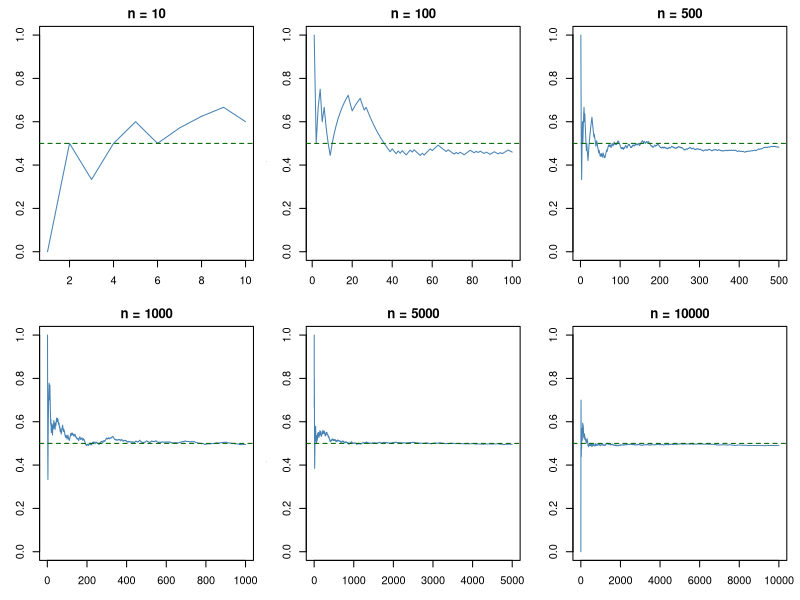
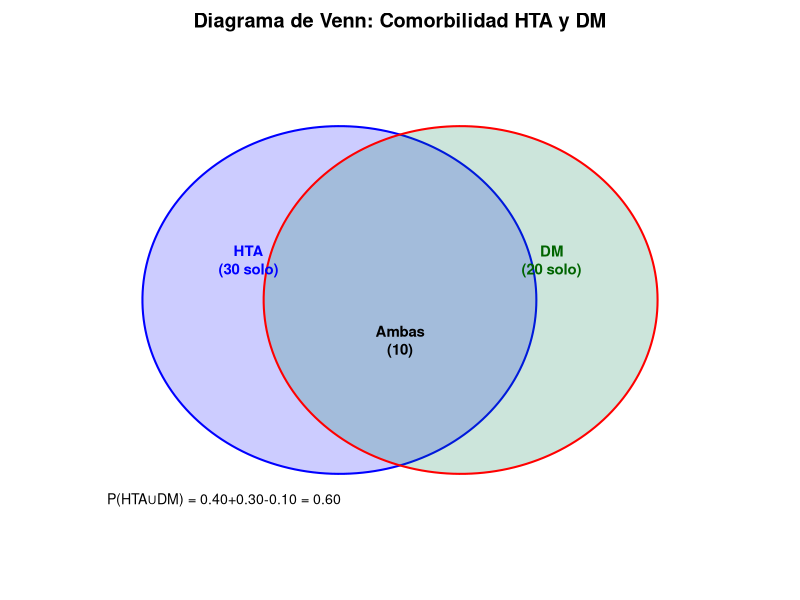
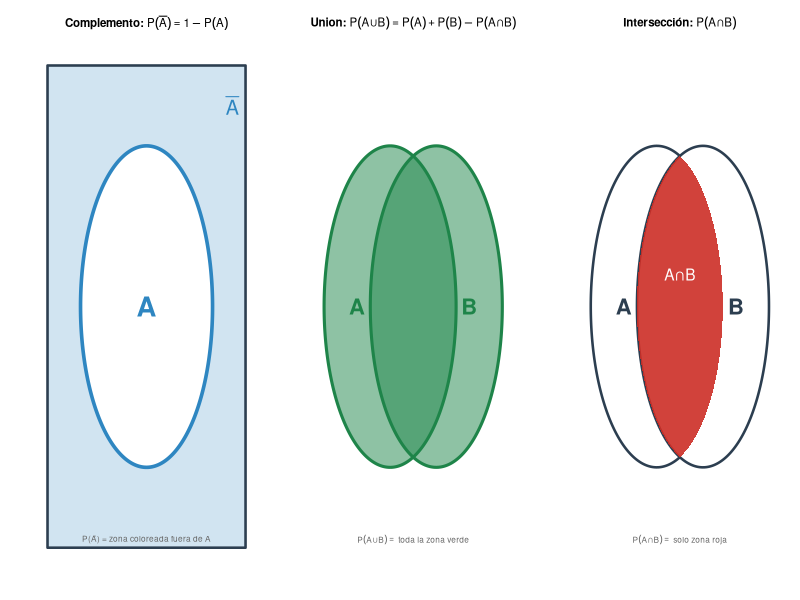
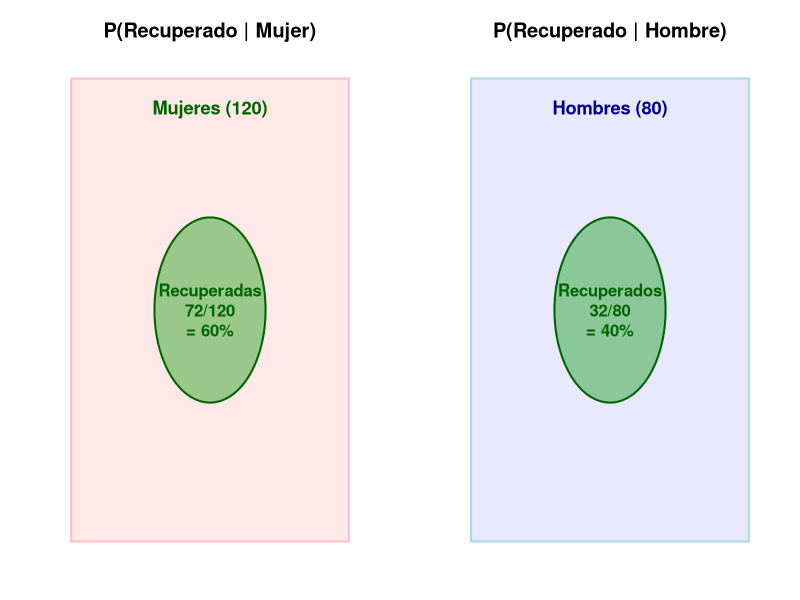
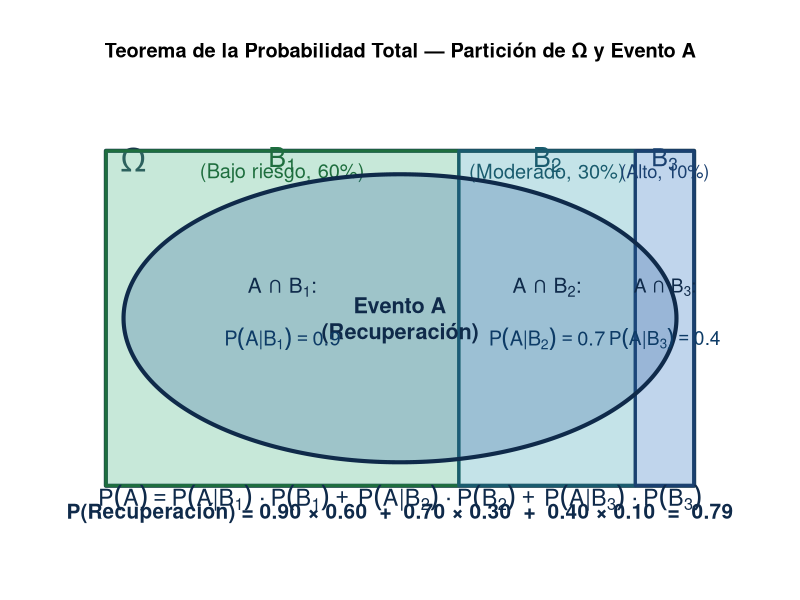
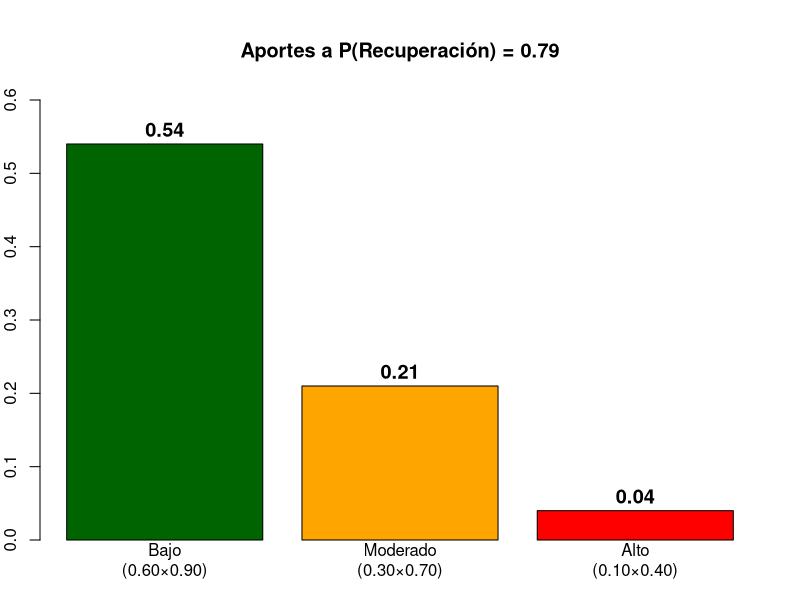
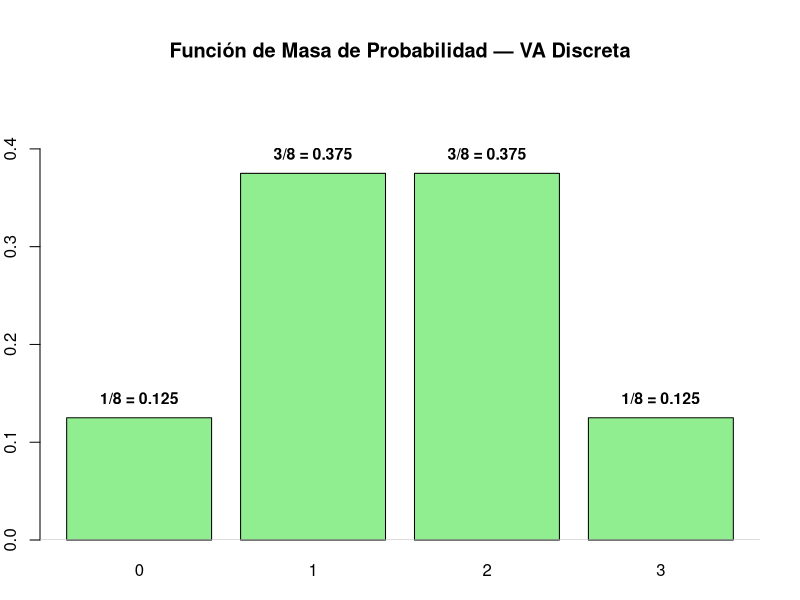
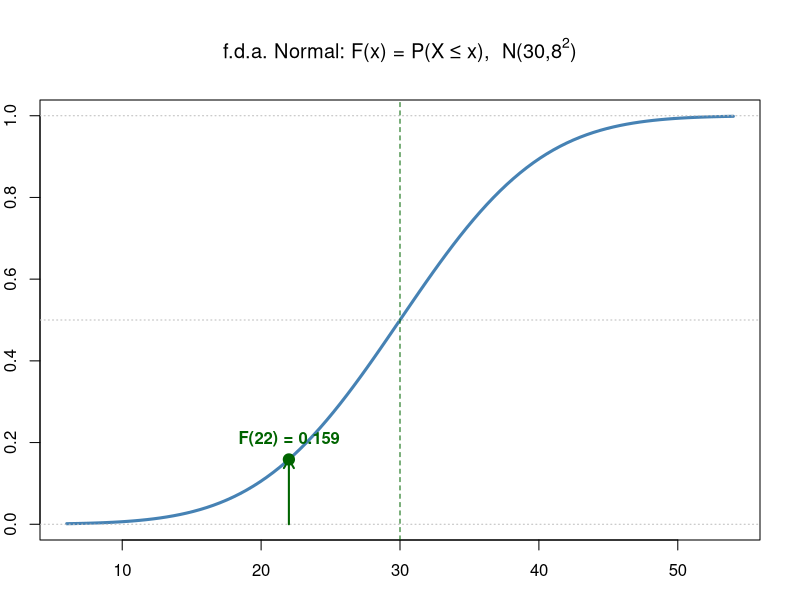

R code for these plots, in order:
## ---- chunk 1
P_3 <- 1/6; P_par <- 3/6; P_mayor_4 <- 2/6
cat("P(3) =", P_3, "\nP(par) =", P_par, "\nP(>4) =", P_mayor_4)
## ---- chunk 2
#| fig-height: 5.2
set.seed(123)
par(mfrow=c(2,3), mar=c(3,3,2,1))
for(n in c(10, 100, 500, 1000, 5000, 10000)){
  asign <- rbinom(n, 1, 0.5)
  plot(cumsum(asign)/(1:n), type="l", col="steelblue", ylim=c(0,1),
       main=paste("n =",n), xlab="Ensayos", ylab="Proporción FM")
  abline(h=0.5, col="darkgreen", lty=2)
}
par(mfrow=c(1,1))
## ---- chunk 3
cat("P(no HTA) =", 1 - 0.30, "→ El 70% no presentan HTA")
## ---- chunk 4
#| fig-height: 5
par(mar=c(2,2,2,2))
plot(NA, xlim=c(-2.2,2.2), ylim=c(-1.8,1.8), axes=F, xlab="", ylab="",
     main="Diagrama de Venn: Comorbilidad HTA y DM")
theta <- seq(0, 2*pi, length=200)
polygon(-0.4+1.3*cos(theta), 1.3*sin(theta), col=rgb(0,0,1,0.2), border="blue", lwd=2)
polygon( 0.4+1.3*cos(theta), 1.3*sin(theta), col=rgb(0,0.5,0.3,0.2), border="red", lwd=2)
text(-1, 0.3, "HTA\n(30 solo)", col="blue", font=2, cex=0.9)
text( 1, 0.3, "DM\n(20 solo)", col="darkgreen", font=2, cex=0.9)
text( 0,-0.3, "Ambas\n(10)", font=2, cex=0.9)
text(-2, -1.5, "P(HTA∪DM) = 0.40+0.30-0.10 = 0.60", pos=4, cex=0.85)
## ---- chunk 5
cat("P(HTA ∪ DM) =", 40/100 + 30/100 - 10/100, "→ 60 pacientes")
## ---- chunk 6
#| fig-height: 5.5
par(mfrow=c(1,3), mar=c(2.5, 3, 3.5, 1))
theta <- seq(0, 2*pi, length=400)

# arcos para la lente de intersección
a <- acos(0.35)
ang_r <- seq(pi-a, pi+a, length=200)
ang_l <- seq(-a, a, length=200)

# símbolos ∪ ∩ y fuente Unicode
U <- intToUtf8(8746)
I <- intToUtf8(8745)
par(family = "")   # fuente del sistema por defecto

# ── Panel 1: COMPLEMENTO ──
plot(NA, xlim=c(-1.5,1.5), ylim=c(-1.5,1.5), axes=F, xlab="", ylab="",
     main=bquote(bold("Complemento:") ~ P(bar(A)) == 1 - P(A)),
     cex.main=1.05)
rect(-1.5, -1.5, 1.5, 1.5, col=rgb(0.18,0.53,0.76,0.22), border="#2c3e50", lwd=2.5)
polygon(cos(theta), sin(theta), col="white", border="#2e86c1", lwd=3.5)
text(0, 0, "A", cex=2.5, font=2, col="#2e86c1")
text(1.3, 1.25, expression(bar(A)), cex=1.8, col="#2e86c1", font=2)
text(0, -1.45, "P(Ā) = zona coloreada fuera de A", cex=0.75, col="grey40")

# ── Panel 2: UNIÓN — todo verde (círculos + intersección)
plot(NA, xlim=c(-1.5,1.5), ylim=c(-1.5,1.5), axes=F, xlab="", ylab="",
     main=bquote(bold("Union:") ~ P(A * .(U) * B) == P(A) + P(B) - P(A * .(I) * B)),
     cex.main=1.05)
polygon(-0.35+cos(theta), sin(theta), col=rgb(0.12,0.52,0.29,0.50), border="#1e8449", lwd=3)
polygon( 0.35+cos(theta), sin(theta), col=rgb(0.12,0.52,0.29,0.50), border="#1e8449", lwd=3)
text(-0.85, 0, "A", cex=2, font=2, col="#1e8449")
text( 0.85, 0, "B", cex=2, font=2, col="#1e8449")
text(0, -1.45, bquote(P(A * .(U) * B) == " toda la zona verde"), cex=0.75, col="grey40")

# ── Panel 3: INTERSECCIÓN ──
plot(NA, xlim=c(-1.5,1.5), ylim=c(-1.5,1.5), axes=F, xlab="", ylab="",
     main=bquote(bold("Intersección:") ~ P(A * .(I) * B)),
     cex.main=1.05)
polygon(-0.35+cos(theta), sin(theta), col="white", border="#2c3e50", lwd=2.5)
polygon( 0.35+cos(theta), sin(theta), col="white", border="#2c3e50", lwd=2.5)
text(-0.85, 0, "A", cex=2, font=2, col="#2c3e50")
text( 0.85, 0, "B", cex=2, font=2, col="#2c3e50")
polygon(c(0.35+cos(ang_r), -0.35+cos(ang_l)),
        c(sin(ang_r), sin(ang_l)),
        col=rgb(0.80,0.18,0.15,0.90), border=NA)
text(0, 0.2, bquote(A * .(I) * B), cex=1.4, font=2, col="white")
text(0, -1.45, bquote(P(A * .(I) * B) == " solo zona roja"), cex=0.75, col="grey40")

par(mfrow=c(1,1))
## ---- chunk 7
#| fig-height: 4.5
par(mfrow=c(1,2), mar=c(2,3,3,2))
# Panel 1: P(Recuperado | Mujer)
plot(NA, xlim=c(-1.5,1.5), ylim=c(-1.5,1.5), axes=F, xlab="", ylab="",
     main="P(Recuperado | Mujer)")
# Espacio muestral: solo mujeres (120)
rect(-1.5,-1.5,1.5,1.5, col=rgb(1,0.7,0.7,0.3), border="pink", lwd=2)
text(0,1.3,"Mujeres (120)",col="darkgreen",font=2,cex=1.1)
# Recuperadas: 72
theta <- seq(0,2*pi,length=200)
polygon(0.6*cos(theta), 0.6*sin(theta), col=rgb(0,0.6,0,0.4), border="darkgreen", lwd=2)
text(0,0,"Recuperadas\n72/120\n= 60%",font=2,cex=1,col="darkgreen")

# Panel 2: P(Recuperado | Hombre)
plot(NA, xlim=c(-1.5,1.5), ylim=c(-1.5,1.5), axes=F, xlab="", ylab="",
     main="P(Recuperado | Hombre)")
rect(-1.5,-1.5,1.5,1.5, col=rgb(0.7,0.7,1,0.3), border="lightblue", lwd=2)
text(0,1.3,"Hombres (80)",col="darkblue",font=2,cex=1.1)
polygon(0.6*cos(theta), 0.6*sin(theta), col=rgb(0,0.6,0,0.4), border="darkgreen", lwd=2)
text(0,0,"Recuperados\n32/80\n= 40%",font=2,cex=1,col="darkgreen")
par(mfrow=c(1,1))
## ---- chunk 8
cat("P(Recuperado | Mujer)  =", 72/120,
    "\nP(Recuperado | Hombre) =", 32/80)
## ---- chunk 9
#| fig-height: 5.5
#| fig-width: 16
#| fig-alt: "Diagrama de la probabilidad total mostrando el espacio muestral Omega particionado en tres regiones B1 B2 B3 (riesgo bajo 60%, moderado 30%, alto 10%) con una elipse central representando el evento A (recuperación). Las intersecciones A∩B1, A∩B2, A∩B3 muestran las probabilidades condicionadas. Debajo aparece la fórmula completa de la probabilidad total con el cálculo numérico P=0.79."
par(mar=c(3, 2, 5, 2), bg="white")
plot(NA, xlim=c(-0.5, 16.5), ylim=c(-0.8, 11), axes=F, xlab="", ylab="",
     main="Teorema de la Probabilidad Total — Partición de Ω y Evento A")

# colores verde-azul
col_O_fill  <- "#f8fafb"
col_O_bord  <- "#1a3a4a"
col_B1_fill <- rgb(0.35, 0.75, 0.55, 0.30)   # verde suave
col_B1_bord <- "#1e6e3e"
col_B2_fill <- rgb(0.30, 0.68, 0.75, 0.30)   # verde-azulado
col_B2_bord <- "#1a5c6e"
col_B3_fill <- rgb(0.25, 0.50, 0.80, 0.30)   # azul medio
col_B3_bord <- "#1a4070"
col_A_fill  <- rgb(0.15, 0.35, 0.60, 0.25)   # azul profundo semitransparente
col_A_bord  <- "#0f2a4a"
col_lbl     <- "#0d3b66"

# Ω — rectángulo exterior
xL <- 0.5; xR <- 15.5; yB <- 0.3; yT <- 10.0
rect(xL, yB, xR, yT, col=col_O_fill, border=col_O_bord, lwd=4)
text(1.2, yT - 0.25, expression(Omega), cex=2.0, font=2, col=col_O_bord)

# Particiones (60%, 30%, 10% del ancho de Ω)
w <- xR - xL
b1r <- xL + w * 0.60
b2r <- b1r + w * 0.30

rect(xL,  yB, b1r, yT, col=col_B1_fill, border=col_B1_bord, lwd=3)
text(xL + w*0.30, yT - 0.25, expression(B[1]), cex=1.6, col=col_B1_bord, font=2)
text(xL + w*0.30, yT - 0.65, "(Bajo riesgo, 60%)", cex=1.2, col=col_B1_bord)

rect(b1r, yB, b2r, yT, col=col_B2_fill, border=col_B2_bord, lwd=3)
text(b1r + w*0.15, yT - 0.25, expression(B[2]), cex=1.6, col=col_B2_bord, font=2)
text(b1r + w*0.15, yT - 0.65, "(Moderado, 30%)", cex=1.2, col=col_B2_bord)

rect(b2r, yB, xR,  yT, col=col_B3_fill, border=col_B3_bord, lwd=3)
text(b2r + w*0.05, yT - 0.25, expression(B[3]), cex=1.5, col=col_B3_bord, font=2)
text(b2r + w*0.05, yT - 0.65, "(Alto, 10%)", cex=1.1, col=col_B3_bord)

# Evento A — elipse dentro de Ω que cubre las 3 particiones
theta <- seq(0, 2*pi, length=300)
cx <- (xL + xR) / 2; cy <- (yB + yT) / 2
rx <- w * 0.47; ry <- (yT - yB) * 0.43
x_ell <- cx + rx*cos(theta)
y_ell <- cy + ry*sin(theta)
polygon(x_ell, y_ell, col=col_A_fill, border=col_A_bord, lwd=4)
text(cx, cy, "Evento A\n(Recuperación)", cex=1.3, col=col_A_bord, font=2)

# Etiquetas: intersecciones y probabilidades condicionadas
text(xL + w*0.30, cy + 0.9, expression(A * " ∩ " * B[1] * ":"), cex=1.25, col=col_A_bord, font=2)
text(xL + w*0.30, cy - 0.6, expression(P(A * "|" * B[1]) == 0.90), cex=1.2, col=col_lbl)

text(b1r + w*0.15, cy + 0.9, expression(A * " ∩ " * B[2] * ":"), cex=1.25, col=col_A_bord, font=2)
text(b1r + w*0.15, cy - 0.6, expression(P(A * "|" * B[2]) == 0.70), cex=1.2, col=col_lbl)

text(b2r + w*0.05, cy + 0.9, expression(A * " ∩ " * B[3] * ":"), cex=1.15, col=col_A_bord, font=2)
text(b2r + w*0.05, cy - 0.6, expression(P(A * "|" * B[3]) == 0.40), cex=1.15, col=col_lbl)

# Fórmula de probabilidad total (debajo de Ω)
text((xL + xR)/2, yB - 0.35,
     expression(P(A) == P(A * "|" * B[1]) * " · " * P(B[1]) ~+~
                        P(A * "|" * B[2]) * " · " * P(B[2]) ~+~
                        P(A * "|" * B[3]) * " · " * P(B[3])),
     cex=1.4, col=col_A_bord, font=2)
text((xL + xR)/2, yB - 0.8,
     "P(Recuperación) = 0.90 × 0.60  +  0.70 × 0.30  +  0.40 × 0.10  =  0.79",
     cex=1.25, font=2, col=col_A_bord)
## ---- chunk 10
#| fig-height: 5
aporte <- c(0.54, 0.21, 0.04)
names(aporte) <- c("Bajo\n(0.60×0.90)", "Moderado\n(0.30×0.70)", "Alto\n(0.10×0.40)")
bp <- barplot(aporte, col=c("darkgreen","orange","red"),
        main="Aportes a P(Recuperación) = 0.79",
        ylab="Probabilidad", ylim=c(0,0.6))
text(bp, aporte+0.02, aporte, font=2, cex=1.2)
abline(h=0.79, col="blue", lwd=2, lty=2)
## ---- chunk 11
cat("P(Recuperación) =", 0.6*0.9+0.3*0.7+0.1*0.4, "→ 79% de los pacientes se recuperan")
## ---- chunk 12
P_D <- 0.01; P_NoD <- 0.99
P_Pos_given_D <- 0.99; P_Pos_given_NoD <- 0.05
P_Pos <- (P_Pos_given_D * P_D) + (P_Pos_given_NoD * P_NoD)
P_D_given_Pos <- (P_Pos_given_D * P_D) / P_Pos
cat("P(+)     =", round(P_Pos, 4),
    "\nP(D | +) =", round(P_D_given_Pos, 4),
    "\n→ Solo el 16.7% de los positivos tienen la enfermedad")
## ---- chunk 13
#| fig-height: 5
x <- 0:3; px <- dbinom(x, 3, 0.5)
bp <- barplot(px, names=x, col="lightgreen", ylim=c(0,0.45),
        main="Función de Masa de Probabilidad — VA Discreta",
        xlab="x (nº pacientes con mejora)", ylab="P(X = x)")
text(bp, px+0.02, paste0(px*8,"/8 = ", px), font=2, cex=0.95)
abline(h=0, col="grey")
## ---- chunk 14
x <- 0:3; px <- dbinom(x, 3, 0.5)
mu <- sum(x*px)
cat("E(X) =", mu, "  Var(X) =", sum((x-mu)^2*px),
    "\nVerificación: n·p·(1-p) =", 3*0.5*0.5)
## ---- chunk 15
#| fig-height: 5
mu <- 30; sigma <- 8
curve(pnorm(x, mu, sigma), mu-24, mu+24, lwd=3, col="steelblue",
      main=expression(paste("f.d.a. Normal: F(x) = P(X ≤ x),  N(30,", 8^2, ")")),
      xlab="Fuerza de prensión (kg)", ylab="F(x)")
abline(h=c(0,0.5,1), lty=3, col="grey"); abline(v=mu, lty=2, col="darkgreen")
# Marcar F(22)
arrows(22, 0, 22, pnorm(22, mu, sigma), col="darkgreen", lwd=2, length=0.1)
points(22, pnorm(22, mu, sigma), pch=19, col="darkgreen", cex=1.5)
text(22, pnorm(22,mu,sigma)+0.05, paste0("F(22) = ", round(pnorm(22,mu,sigma),3)), col="darkgreen", font=2)
## ---- chunk 16
#| fig-height: 5
par(mfrow=c(1,2), mar=c(4,4,3,1))

# DISCRETA: Binomial(10, 0.4) — funcion escalonada
x_d <- 0:10; Fx_d <- pbinom(x_d, 10, 0.4)
plot(x_d, Fx_d, type="s", lwd=3, col="steelblue",
     main="f.d.a. Discreta — Binomial(10,0.4)",
     xlab="x", ylab="F(x)", ylim=c(0,1), xlim=c(-0.5,10.5))
abline(h=c(0,0.5,1), lty=3, col="grey"); points(x_d, Fx_d, pch=19, col="steelblue", cex=1.2)

# CONTINUA: Normal(0,1) — función continua
curve(pnorm(x), -4, 4, lwd=3, col="seagreen",
      main="f.d.a. Continua — Normal(0,1)",
      xlab="x", ylab="F(x)", ylim=c(0,1))
abline(h=c(0,0.5,1), lty=3, col="grey"); abline(v=0, lty=3, col="grey")
points(0, 0.5, pch=19, col="darkgreen", cex=1.5)
par(mfrow=c(1,1))
## ---- chunk 17
#| fig-height: 5
set.seed(123)
ROM <- rnorm(500, mean=150, sd=20)
hist(ROM, col="steelblue", border="white", breaks=25, freq=FALSE,
     main="f.d.p. — ROM de Hombro (n=500)",
     xlab="Grados de flexión", ylab="Densidad de probabilidad f(x)", cex.lab=1.1)
curve(dnorm(x, 150, 20), add=TRUE, col="darkgreen", lwd=3)

# Sombrear P(130 ≤ X ≤ 170)
xr <- seq(130, 170, 0.5); yr <- dnorm(xr, 150, 20)
polygon(c(xr, rev(xr)), c(yr, rep(0,length(yr))), col=rgb(0,0.5,0.3,0.25), border=NA)
text(150, 0.003, paste("P(130≤X≤170) =",
    round(pnorm(170,150,20)-pnorm(130,150,20),3)), font=2, cex=1.1, col="darkgreen")
## ---- chunk 18
set.seed(123)
ROM <- rnorm(10000, 150, 20)
cat("E(X) teórica = 150°   E(X) simulada =", round(mean(ROM),1), "°",
    "\nVar(X) teórica = 400   Var(X) simulada =", round(var(ROM),1),
    "\nσ teórica = 20°   σ simulada =", round(sd(ROM),1), "°")
## ---- chunk 19
#| fig-height: 5
# Comparación de dos VA continuas con distinta dispersión
curve(dnorm(x, 150, 10), 110, 190, col="steelblue", lwd=3,
      main=expression(paste("Dos VA Normales: misma ", mu, ", distinta ", sigma)),
      xlab="Grados ROM", ylab="f(x)", cex.lab=1.1)
curve(dnorm(x, 150, 25), 110, 190, col="seagreen", lwd=3, add=TRUE)
abline(v=150, lty=2, col="grey")
legend("topright", c(expression(sigma==10), expression(sigma==25)),
       col=c("steelblue","coral"), lwd=3, bty="n", cex=1.2)
text(150, 0.04, expression(mu==150), pos=1, cex=1.1)
## ---- chunk 20
#| fig-height: 5
par(mfrow=c(1,2), mar=c(4,4,3,1))
# Discreta: Binomial
x <- 0:10
plot(x, dbinom(x,10,0.5), type="h", lwd=4, col="steelblue",
     main="VA Discreta: Binomial(10,0.5)", xlab="x", ylab="P(X=x)")
# Continua: Normal
curve(dnorm(x), -4, 4, lwd=3, col="seagreen",
      main="VA Continua: Normal(0,1)", xlab="x", ylab="f(x)")
par(mfrow=c(1,1))
## ---- chunk 21
n<-10; p<-0.5; k<-3
# Estas dos expresiones son EXACTAMENTE IGUALES:
pbinom(k, n, p, lower.tail=FALSE)  # P(X > 3)
1 - pbinom(k, n, p)                # 1 - P(X ≤ 3)
## ---- chunk 22
# P(X > 1.96) es IDÉNTICO a:
pnorm(1.96, lower.tail=FALSE)
1 - pnorm(1.96)
## ---- chunk 23
# ¡CUIDADO! P(X > 3) ≠ P(X ≥ 3)
pbinom(3, 10, 0.5, lower.tail=FALSE)  # P(X > 3) = P(X ≥ 4)
1 - pbinom(4-1, 10, 0.5)              # P(X ≥ 4) = 1 - P(X ≤ 3)
## ---- chunk 24
#| fig-height: 5
curve(dnorm(x, 0, 1), -4, 4, lwd=3, col="steelblue",
      main=expression(paste("Distribución Normal ", N(mu, sigma^2))),
      xlab="x", ylab=expression(f(x)))
# μ ± σ (68%)
x1<-seq(-1,1,0.01); polygon(c(x1,rev(x1)),c(dnorm(x1),rep(0,length(x1))),col=rgb(0,0,1,0.2),border=NA)
# μ ± 2σ (95%)
x2<-seq(-2,2,0.01); polygon(c(x2,rev(x2)),c(dnorm(x2),rep(0,length(x2))),col=rgb(0,0,1,0.1),border=NA)
abline(v=c(-2,-1,0,1,2), lty=c(3,2,1,2,3), col=c("grey","grey","red","grey","grey"))
text(0, 0.25, "68%", cex=1.2); text(0, 0.05, "95%", cex=1.2)
## ---- chunk 25
#| fig-height: 5
par(mfrow=c(1,2), mar=c(4,4,3,1))
# Cambiar μ
curve(dnorm(x, 0, 1), -5, 8, lwd=3, col="steelblue", ylab="Densidad",
      main=expression(paste("Cambiando ", mu, " (", sigma, "=1)")), xlab="x")
curve(dnorm(x, 2, 1), -5, 8, lwd=3, col="seagreen", add=TRUE)
curve(dnorm(x, 4, 1), -5, 8, lwd=3, col="darkgreen", add=TRUE)
abline(v=c(0,2,4), lty=2, col=c("steelblue","coral","darkgreen"))
legend("topright", c(expression(mu==0),expression(mu==2),expression(mu==4)),
       col=c("steelblue","coral","darkgreen"), lwd=3, bty="n")
# Cambiar σ
curve(dnorm(x, 0, 0.5), -5, 5, lwd=3, col="steelblue", ylab="",
      main=expression(paste("Cambiando ", sigma, " (", mu, "=0)")), xlab="x")
curve(dnorm(x, 0, 1), -5, 5, lwd=3, col="seagreen", add=TRUE)
curve(dnorm(x, 0, 2), -5, 5, lwd=3, col="darkgreen", add=TRUE)
legend("topright", c(expression(sigma==0.5),expression(sigma==1),expression(sigma==2)),
       col=c("steelblue","coral","darkgreen"), lwd=3, bty="n")
par(mfrow=c(1,1))
## ---- chunk 26
cat("Paciente D: z =", round((150-120)/15,1),
    "→ P(Z > 2) =", round(pnorm(2, lower.tail=FALSE),4),
    "\nPaciente E: z =", round((90-120)/15,1),
    "→ P(Z < -2) =", round(pnorm(-2),4))
## ---- chunk 27
glucemias <- c(90, 100, 120, 140)
z_gluc <- (glucemias - 100) / 10
cat("Z-scores glucemia:", round(z_gluc, 2),
    "\nP(Z > 4) =", round(pnorm(4, lower.tail=FALSE), 6))
## ---- chunk 28
#| fig-height: 5
mu <- 30; sigma <- 8; x_obs <- 22
z_obs <- (x_obs - mu) / sigma

par(mfrow=c(1,2), mar=c(4,4,3,1))
# Escala original X ~ N(30, 8²)
curve(dnorm(x, mu, sigma), mu-24, mu+24, lwd=3, col="steelblue",
      main=expression(paste("Original: X ~ N(30, ", 8^2, ")")),
      xlab="Fuerza (kg)", ylab="f(x)")
abline(v=x_obs, col="darkgreen", lwd=2); text(x_obs, 0.04, "x=22", col="darkgreen", pos=4)

# Escala estandarizada Z ~ N(0,1)
curve(dnorm(x), -4, 4, lwd=3, col="seagreen",
      main="Estandarizada: Z ~ N(0,1)",
      xlab="Z", ylab=expression(phi(z)))
abline(v=z_obs, col="darkgreen", lwd=2); text(z_obs, 0.3, paste0("z=",z_obs), col="darkgreen", pos=4)
par(mfrow=c(1,1))

cat("X =", x_obs, "kg → Z =", round(z_obs,2),
    " P(X <", x_obs,") = P(Z <", round(z_obs,2),") =",
    round(pnorm(x_obs, mu, sigma), 4))
## ---- chunk 29
#| fig-height: 5
mu <- 30; sigma <- 8
curve(dnorm(x, mu, sigma), mu-24, mu+24, col="steelblue", lwd=3,
      main="Fuerza de Prensión Manual — N(30, 8²) kg",
      xlab="Kilogramos", ylab="Densidad", cex.lab=1.2)
abline(v=c(mu-2*sigma, mu-sigma, mu, mu+sigma, mu+2*sigma),
       lty=c(3,3,2,3,3), lwd=c(1,1,2,1,1), col=c("grey","grey","red","grey","grey"))
text(mu, 0.052, "μ=30", col="darkgreen", font=2)
## ---- chunk 30
cat("P(X<22) =", round(pnorm(22, mu, sigma),3),
    "\nP(22<X<38) =", round(pnorm(38,mu,sigma)-pnorm(22,mu,sigma),3))
## ---- chunk 31
#| fig-height: 5
curve(dnorm(x), -4, 4, col="steelblue", lwd=2,
      main="Z = ±1.96 deja 95% central",
      xlab="z", ylab=expression(varphi(z)))
abline(v=c(-1.96, 1.96), col="darkgreen", lty=2, lwd=2)
xr <- seq(1.96, 4, 0.01); yr <- dnorm(xr)
polygon(c(xr, rev(xr)), c(yr, rep(0,length(yr))), col=rgb(0,0.5,0.3,0.2), border=NA)
xl <- seq(-4, -1.96, 0.01); yl <- dnorm(xl)
polygon(c(xl, rev(xl)), c(yl, rep(0,length(yl))), col=rgb(0,0.5,0.3,0.2), border=NA)
text(c(-2.5, 0, 2.5), c(0.03, 0.25, 0.03), c("2.5%","95%","2.5%"), font=2)
## ---- chunk 32
cat("Z para IC 95%:", round(qnorm(0.975), 3),
    "\nZ para IC 99%:", round(qnorm(0.995), 3))
## ---- chunk 33
#| fig-height: 5
n <- 10; p <- 0.7; k <- 0:n
bp <- barplot(dbinom(k, n, p), names.arg=k, col="lightblue",
        main="Binomial(10, 0.7): Nº de curaciones en 10 pacientes",
        xlab="Nº de pacientes curados", ylab="P(X=k)", ylim=c(0,0.3))
text(bp, dbinom(k,n,p)+0.012, round(dbinom(k,n,p),3), cex=0.7, font=2)
## ---- chunk 34
cat("Manual:", round(120*0.7^7*0.3^3,3),
    "\ndbinom:", round(dbinom(7,10,0.7),3))
## ---- chunk 35
#| fig-height: 5
n <- 10; p <- 0.7; k <- 0:n
Fx <- pbinom(k, n, p)
plot(k, Fx, type="s", lwd=3, col="seagreen",
     main=expression(paste("f.d.a. Binomial(10, 0.7): F(k) = P(X ≤ k)")),
     xlab="Nº de pacientes curados (k)", ylab="F(k)", ylim=c(0,1))
abline(h=c(0,0.5,1), lty=3, col="grey"); points(k, Fx, pch=19, col="seagreen", cex=1.3)
# Marcar F(7)
points(7, Fx[8], pch=19, col="darkgreen", cex=1.8)
text(7, Fx[8]-0.05, paste0("F(7) = ", round(Fx[8],3)), col="darkgreen", font=2)
## ---- chunk 36
n <- 10; p <- 0.7
cat("P(X ≤ 7) =", round(pbinom(7,n,p), 4),
    "\nP(X < 7)  = P(X ≤ 6) =", round(pbinom(6,n,p), 4), "  ← ¡diferente!",
    "\nP(X ≥ 7)  =", round(1-pbinom(6,n,p), 4),
    "\nP(X > 7)  =", round(1-pbinom(7,n,p), 4))
## ---- chunk 37
#| fig-height: 5
lambda <- 3; k <- 0:12
bp <- barplot(dpois(k, lambda), names.arg=k, col="lightcoral",
        main="Poisson(3): Reacciones adversas por día",
        xlab="Nº de reacciones", ylab="P(X=k)")
## ---- chunk 38
cat("Manual:", round(3^5*exp(-3)/factorial(5),3),
    "\ndpois:", round(dpois(5, lambda),3),
    "\nP(X≤2) =", round(ppois(2, lambda),3))
## ---- chunk 39
#| fig-height: 5
lambda <- 3; k <- 0:12
Fx <- ppois(k, lambda)
plot(k, Fx, type="s", lwd=3, col="seagreen",
     main=expression(paste("f.d.a. Poisson(λ=3): F(k) = P(X ≤ k)")),
     xlab="Nº de reacciones adversas (k)", ylab="F(k)", ylim=c(0,1))
abline(h=c(0,0.5,1), lty=3, col="grey"); points(k, Fx, pch=19, col="seagreen", cex=1.3)
# Marcar F(2) y F(5)
points(c(2,5), Fx[c(3,6)], pch=19, col=c("darkred","darkblue"), cex=1.8)
text(3, Fx[3]+0.05, paste0("F(2) = ", round(Fx[3],3)), col="darkgreen", font=2)
text(6, Fx[6]+0.05, paste0("F(5) = ", round(Fx[6],3)), col="darkblue", font=2)
## ---- chunk 40
cat("F(2) =", round(ppois(2,3),3), "| F(5) =", round(ppois(5,3),3),
    "| P(2<X≤5) =", round(ppois(5,3)-ppois(2,3),3))
## ---- chunk 41
#| fig-height: 4
par(mfrow=c(1,3), mar=c(3,3,2,1))
curve(dt(x,5), -4, 4, lwd=3, col="steelblue", main="t-Student", ylab="")
curve(dchisq(x,5), 0, 15, lwd=3, col="seagreen", main="χ²", ylab="")
curve(df(x,5,5), 0, 5, lwd=3, col="coral", main="F", ylab="")
par(mfrow=c(1,1))
## ---- chunk 42
#| fig-height: 5
par(mfrow=c(1,3), mar=c(4,4,3,1))
curve(dnorm(x), -4,4, col="steelblue", lwd=2, main="N(0,1)", xlab="x")
barplot(dbinom(0:10,10,0.5), names=0:10, col="seagreen",
        main="Bin(10,0.5)", xlab="x", ylab="P(X=x)")
barplot(dpois(0:10,3), names=0:10, col="seagreen",
        main="Pois(λ=3)", xlab="x", ylab="P(X=x)")
par(mfrow=c(1,1))
## ---- chunk 43
#| fig-height: 5.5
par(mfrow=c(2,2), mar=c(4,4,3,1))

# Caso 1: NO se cumple (n=10, p=0.1 → np=1 < 5)
n<-10; p<-0.1; x<-0:n
barplot(dbinom(x,n,p), names=x, col="seagreen", main=paste0("NO aprox: n=",n,", p=",p," (np=",n*p,"<5)"))

# Caso 2: NO se cumple (n=10, p=0.9 → n(1-p)=1 < 5)
p<-0.9
barplot(dbinom(x,n,p), names=x, col="seagreen", main=paste0("NO aprox: n=",n,", p=",p," (n(1-p)=",n*(1-p),"<5)"))

# Caso 3: SÍ se cumple (n=50, p=0.3 → np=155, n(1-p)=35≥5)
n<-50; p<-0.3; x<-0:n
bp <- barplot(dbinom(x,n,p), names=ifelse(x%%5==0,x,""), col="lightblue",
        main=paste0("SÍ aprox: n=",n,", p=",p," (np=",n*p,"≥5, n(1-p)=",n*(1-p),"≥5)"))
curve(dnorm(x,n*p,sqrt(n*p*(1-p)))*1, add=T, col="darkgreen", lwd=2, n=200)

# Caso 4: SÍ se cumple (n=100, p=0.5 → ambos ≥5)
n<-100; p<-0.5; x<-0:n
bp <- barplot(dbinom(x,n,p), names=ifelse(x%%25==0,x,""), col="lightblue",
        main=paste0("SÍ aprox: n=",n,", p=",p," → forma campana perfecta"))
curve(dnorm(x,n*p,sqrt(n*p*(1-p)))*1, add=T, col="darkgreen", lwd=2, n=200)

par(mfrow=c(1,1))
## ---- chunk 44
n<-20; p<-0.4; k<-10
exacto <- pbinom(k, n, p)
sin_corr <- pnorm(k, n*p, sqrt(n*p*(1-p)))
con_corr <- pnorm(k+0.5, n*p, sqrt(n*p*(1-p)))
cat("Exacto (Binomial):     ", round(exacto, 4),
    "\nNormal sin corrección: ", round(sin_corr, 4),
    "\nNormal con corrección:  ", round(con_corr, 4))
## ---- chunk 45
#| fig-height: 5
par(mfrow=c(2,2), mar=c(4,4,3,1))

# Caso 1: λ=2 → NO se cumple (muy asimétrica)
lambda<-2; x<-0:(lambda*3)
barplot(dpois(x,lambda), names=x, col="seagreen",
        main=paste0("NO aprox: λ=",lambda," < 10 (asimétrica)"))

# Caso 2: λ=5 → NO se cumple (todavía asimétrica)
lambda<-5; x<-0:(lambda*3)
barplot(dpois(x,lambda), names=x, col="mediumseagreen",
        main=paste0("NO aprox: λ=",lambda," < 10"))

# Caso 3: λ=10 → SÍ se cumple (empieza a ser simétrica)
lambda<-10; x<-0:(lambda*2)
bp <- barplot(dpois(x,lambda), names=ifelse(x%%5==0,x,""), col="lightblue",
        main=paste0("SÍ aprox: λ=",lambda," ≥ 10"))
curve(dnorm(x,lambda,sqrt(lambda))*1, add=T, col="darkgreen", lwd=2, n=200)

# Caso 4: λ=25 → SÍ se cumple (claramente acampanada)
lambda<-25; x<-0:(lambda*2)
bp <- barplot(dpois(x,lambda), names=ifelse(x%%10==0,x,""), col="lightblue",
        main=paste0("SÍ aprox: λ=",lambda," → forma campana clara"))
curve(dnorm(x,lambda,sqrt(lambda))*1, add=T, col="darkgreen", lwd=2, n=200)

par(mfrow=c(1,1))
## ---- chunk 46
lambda<-10; k<-7
exacto <- ppois(k, lambda)
con_corr <- pnorm(k+0.5, lambda, sqrt(lambda))
cat("Exacto (Poisson):       ", round(exacto, 4),
    "\nNormal con corrección:  ", round(con_corr, 4))
